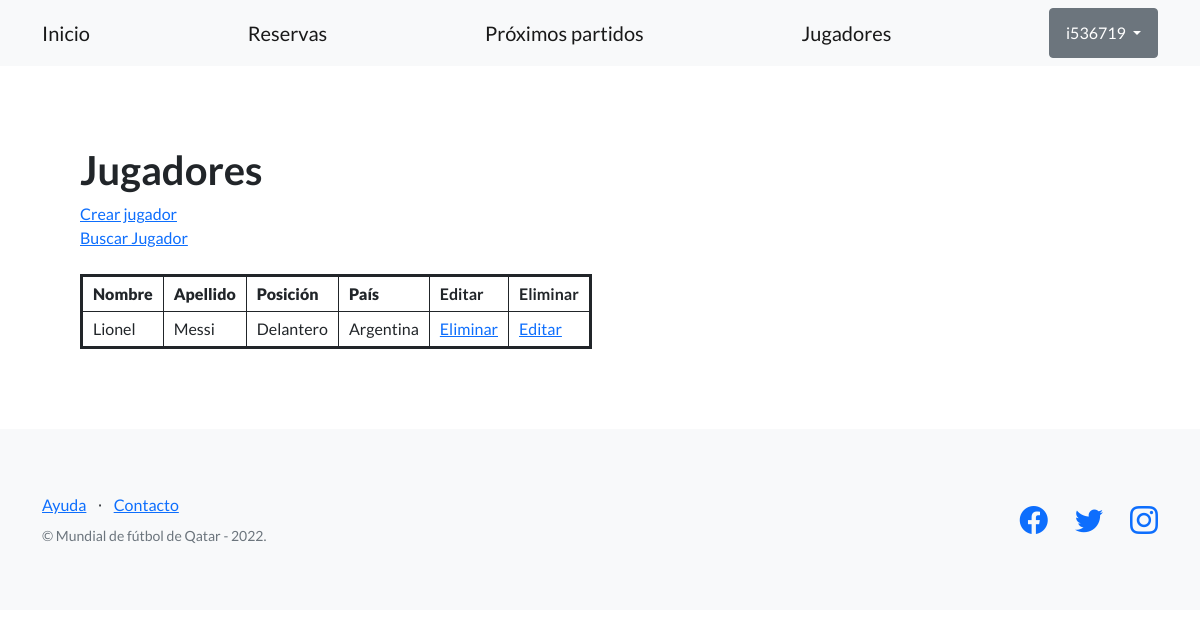
Page /proyecto-mundial/jugadores/ (signed in) on the earlier database version.
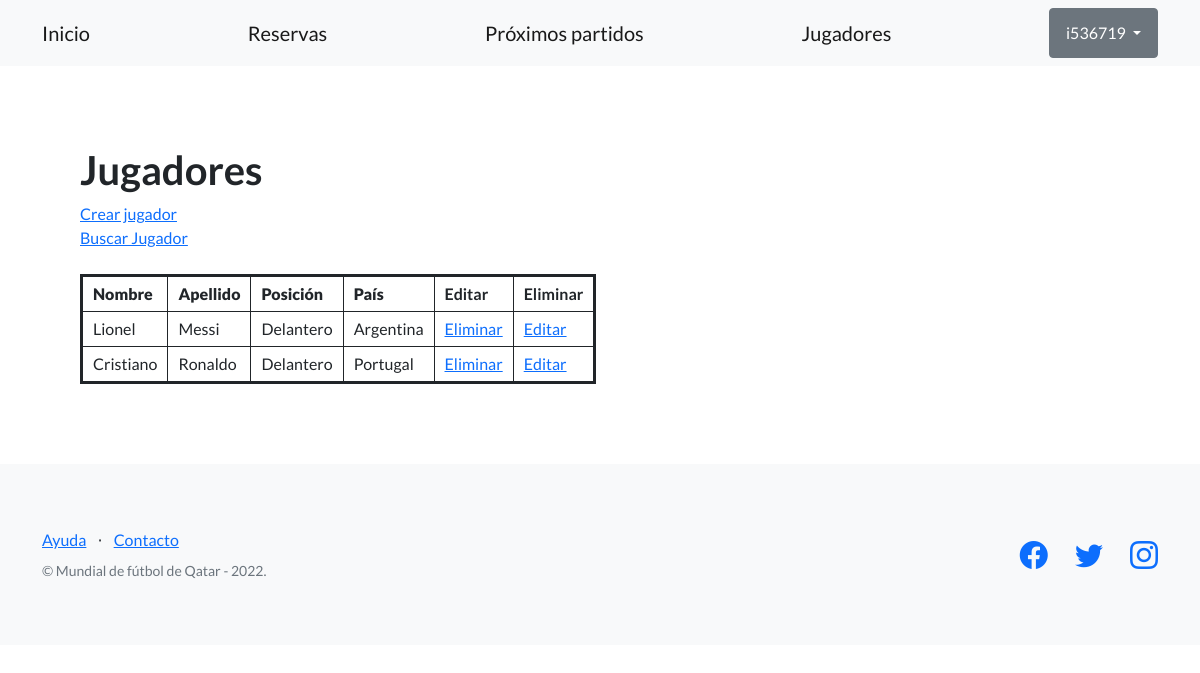
Same page on the later database version.
### AppCoder/models.py (models this page shows, shortened)
class Jugador(models.Model):
    nombre = models.CharField(max_length=128)
    apellido = models.CharField(max_length=128)
    posicion = models.CharField(max_length=128)
    pais = models.CharField(max_length=100)

### AppCoder/views.py (the view)
@login_required
def jugador(request):
    jugadores = Jugador.objects.all()
    return render(request, "AppCoder/jugadores.html", {'jugadores': jugadores})

### AppCoder/templates/AppCoder/jugadores.html (shortened to what this page needs)
{% extends "AppCoder/plantilla_base.html" %}
{% block contenido_base %}
<h1>Jugadores</h1>
<a href="{% url 'crear_jugador' %}">Crear jugador</a>
<br>
<a href="{% url 'busqueda_jugador_form' %}">Buscar Jugador</a>
<br><br>
<table class="coder-table">
  <tbody>
    <tr>
      <th><strong>Nombre</strong></th>
      <th><strong>Apellido</strong></th>
      <th><strong>Posición</strong></th>
      <th><strong>País</strong></th>
      <th>Editar</th>
      <th>Eliminar</th>
      </tr>
    {% for jugador in jugadores %}
    <tr>
      <td>{{jugador.nombre}}</td>
      <td>{{jugador.apellido}}</td>
      <td>{{jugador.posicion}}</td>
      <td>{{jugador.pais}}</td>
      <td><a href="{% url 'eliminar_jugador' jugador.id %}">Eliminar</a></td>
      <td><a href="{% url 'editar_jugador' jugador.id %}">Editar</a></td>
    </tr>
    {% endfor %}
  </tbody>
</table>
{% endblock contenido_base %}

Differences in the rows shown:
added Jugador: nombre "Cristiano", apellido "Ronaldo", posicion "Delantero", pais "Portugal"
